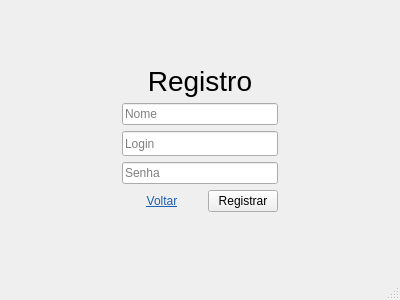
<?xml version="1.0" encoding="UTF-8"?>
<ui version="4.0">
 <class>RegisterScreen</class>
 <widget class="QMainWindow" name="RegisterScreen">
  <property name="geometry">
   <rect>
    <x>0</x>
    <y>0</y>
    <width>400</width>
    <height>300</height>
   </rect>
  </property>
  <property name="windowTitle">
   <string>Registrar-se</string>
  </property>
  <widget class="QWidget" name="centralwidget">
   <layout class="QHBoxLayout" name="horizontalLayout">
    <item>
     <spacer name="horizontalSpacer_3">
      <property name="orientation">
       <enum>Qt::Horizontal</enum>
      </property>
      <property name="sizeHint" stdset="0">
       <size>
        <width>40</width>
        <height>20</height>
       </size>
      </property>
     </spacer>
    </item>
    <item alignment="Qt::AlignVCenter">
     <widget class="QWidget" name="widget" native="true">
      <layout class="QVBoxLayout" name="FormLayout">
       <item>
        <widget class="QLabel" name="label">
         <property name="font">
          <font>
           <pointsize>21</pointsize>
          </font>
         </property>
         <property name="text">
          <string>Registro</string>
         </property>
         <property name="alignment">
          <set>Qt::AlignCenter</set>
         </property>
        </widget>
       </item>
       <item>
        <widget class="QLineEdit" name="name_input">
         <property name="placeholderText">
          <string>Nome</string>
         </property>
        </widget>
       </item>
       <item>
        <widget class="QLineEdit" name="login_input">
         <property name="minimumSize">
          <size>
           <width>142</width>
           <height>25</height>
          </size>
         </property>
         <property name="text">
          <string/>
         </property>
         <property name="placeholderText">
          <string>Login</string>
         </property>
        </widget>
       </item>
       <item>
        <widget class="QLineEdit" name="password_input">
         <property name="text">
          <string/>
         </property>
         <property name="echoMode">
          <enum>QLineEdit::Password</enum>
         </property>
         <property name="placeholderText">
          <string>Senha</string>
         </property>
        </widget>
       </item>
       <item>
        <layout class="QHBoxLayout" name="EnterButtonLayout">
         <item>
          <widget class="QPushButton" name="back_to_login_button">
           <property name="font">
            <font>
             <underline>true</underline>
             <kerning>true</kerning>
            </font>
           </property>
           <property name="cursor">
            <cursorShape>PointingHandCursor</cursorShape>
           </property>
           <property name="styleSheet">
            <string notr="true">color: rgb(26, 95, 180);</string>
           </property>
           <property name="text">
            <string>Voltar</string>
           </property>
           <property name="flat">
            <bool>true</bool>
           </property>
          </widget>
         </item>
         <item>
          <widget class="QPushButton" name="register_button">
           <property name="minimumSize">
            <size>
             <width>0</width>
             <height>0</height>
            </size>
           </property>
           <property name="maximumSize">
            <size>
             <width>70</width>
             <height>16777215</height>
            </size>
           </property>
           <property name="text">
            <string>Registrar</string>
           </property>
          </widget>
         </item>
        </layout>
       </item>
      </layout>
     </widget>
    </item>
    <item>
     <spacer name="horizontalSpacer_2">
      <property name="orientation">
       <enum>Qt::Horizontal</enum>
      </property>
      <property name="sizeHint" stdset="0">
       <size>
        <width>40</width>
        <height>20</height>
       </size>
      </property>
     </spacer>
    </item>
   </layout>
  </widget>
  <widget class="QStatusBar" name="statusbar"/>
 </widget>
 <resources/>
 <connections/>
</ui>
